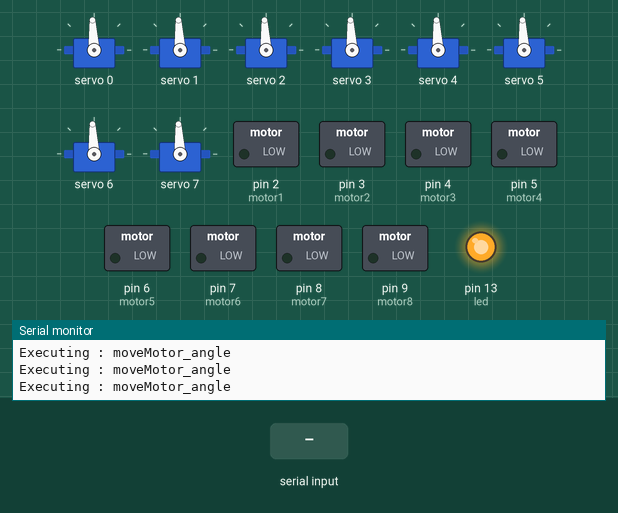
A sketch run on a simulated Arduino Uno, built with avr-gcc and run on an emulated ATmega328P. Shown: 8 × servo, switched loads named in the sketch (green lamp = pin HIGH), output pins drawn as LEDs (lit = HIGH), the last lines printed to the serial monitor. Inputs (shaded band) come from the test bench.

Above: at 1.4 s.
1.5 s: "F" received over Serial
At 3.6 s:
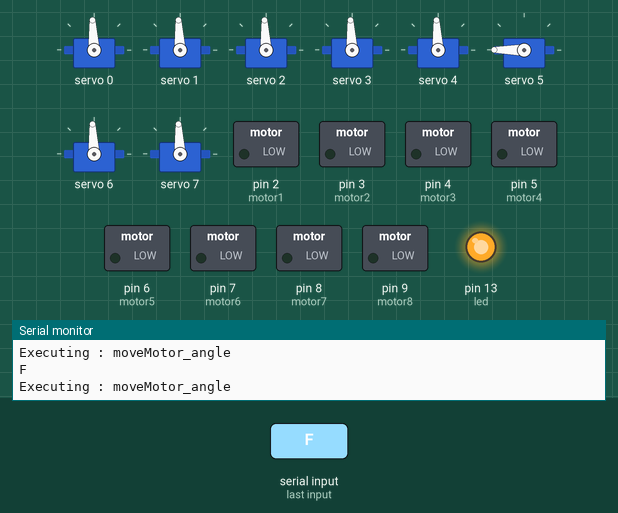
4.5 s: "G" received over Serial
At 6.6 s:
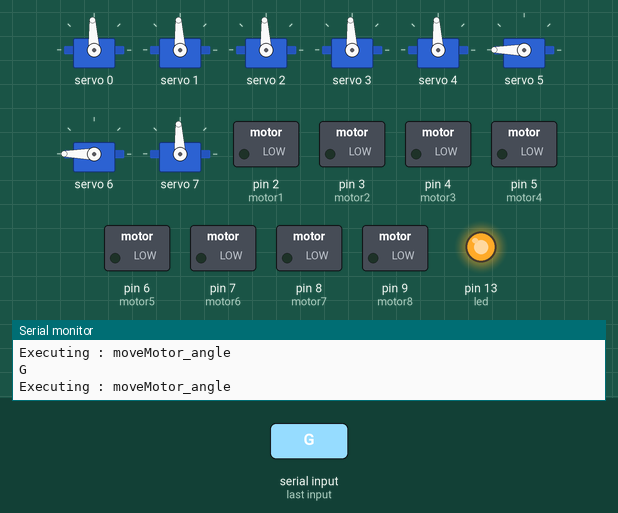
7.5 s: "H" received over Serial
At 9.6 s:
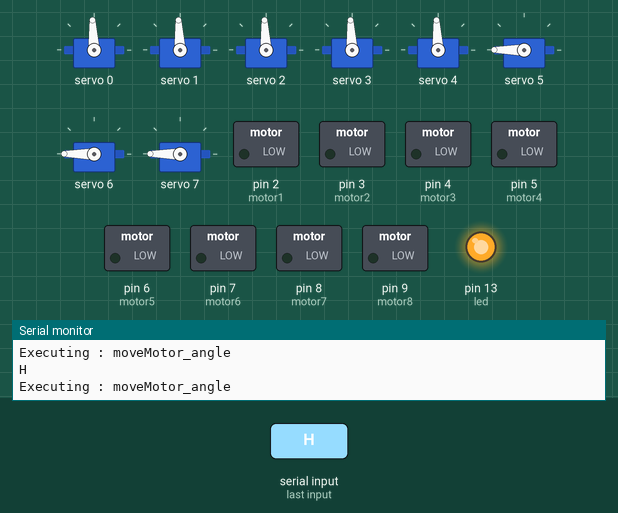
10.5 s: "8" received over Serial
At 12.6 s:
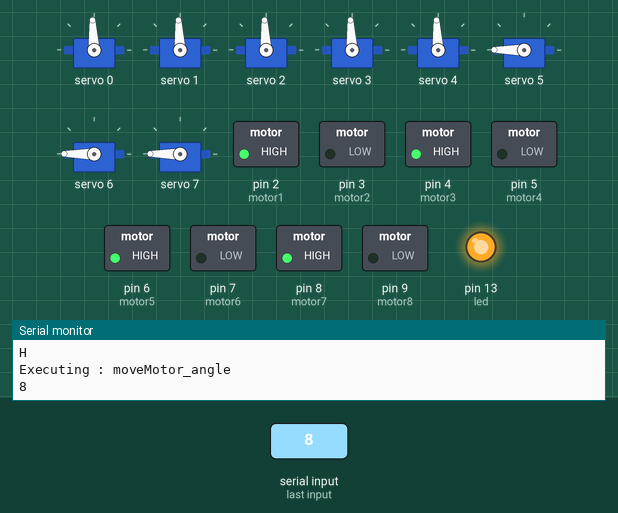
13.5 s: "A90\n" received over Serial
At 15.6 s:
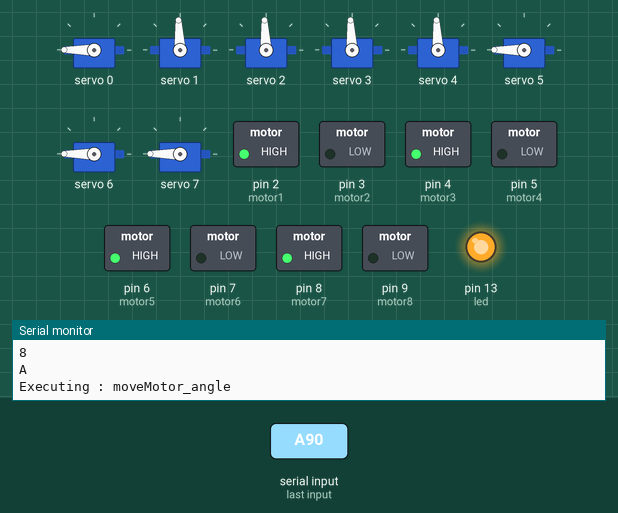
16.5 s: "B90\n" received over Serial
At 18.6 s:
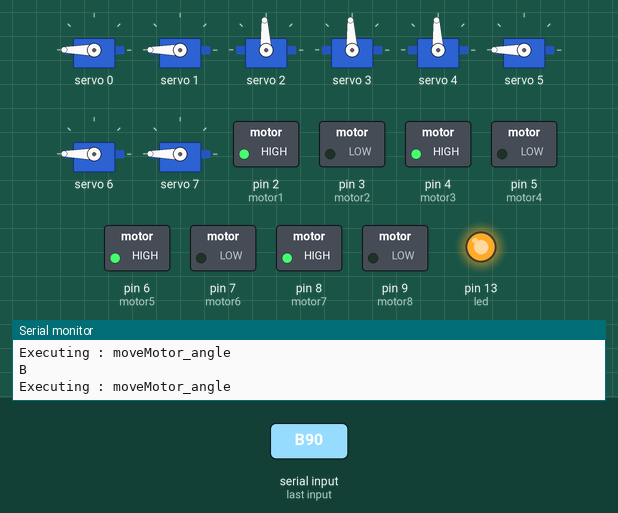
Timing chart, 0 to 20.5 s (numbered marks = the images above; inputs shaded):
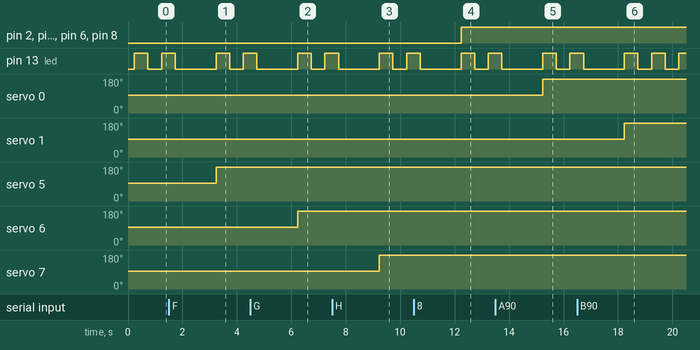

Measured:
- after the input at 1.5 s, servo 5: 93° → 180° after 1.7 s
- after the input at 4.5 s, servo 6: 93° → 180° after 1.7 s
- after the input at 7.5 s, servo 7: 93° → 180° after 1.7 s
- after the input at 10.5 s, pin 2 (motor1), pin 4 (motor3), pin 6 (motor5), pin 8 (motor7): LOW → HIGH after 1.7 s
- after the input at 13.5 s, servo 0: 93° → 180° after 1.7 s
- after the input at 16.5 s, servo 1: 93° → 180° after 1.7 s
- by itself, pin 13 (led): repeats every 1.0 s: HIGH 0.50 s, LOW 0.50 s

The sketch:

Firmware_BottomTest.ino
```cpp
//Inker Husky Firmware BottomTest
//@Author Akhil P Jacob
#include <Wire.h>
#include <Adafruit_PWMServoDriver.h>
int led=13;

#define MIN_PULSE_WIDTH       650
#define MAX_PULSE_WIDTH       2350
#define FREQUENCY             50

Adafruit_PWMServoDriver pwm = Adafruit_PWMServoDriver();

//Servo Motor initialization

int A = 0;
int B = 1;
int C = 2;
int D = 3;
int E = 4;
int F = 5;
int G = 6;
int H = 7;
int pos1;
int pos2=90;
int pos3=10;

int motor1=2;
int motor2=3;
int motor3=4;
int motor4=5;
int motor5=6;
int motor6=7;
int motor7=8;
int motor8=9;

String action;

void setup()
{
    pwm.begin();
    pwm.setPWMFreq(FREQUENCY);
    Serial.begin(9600);
    Serial.println("*************Inker Husky Actuator Tester************* ");
    pinMode(led,OUTPUT);
    pinMode(motor1,OUTPUT);
    pinMode(motor2,OUTPUT);
    pinMode(motor3,OUTPUT);
    pinMode(motor4,OUTPUT);
    pinMode(motor5,OUTPUT);
    pinMode(motor6,OUTPUT);
    pinMode(motor7,OUTPUT);
    pinMode(motor8,OUTPUT);


     moveMotor_angle(90, A);
      moveMotor_angle(90, B);
      moveMotor_angle(90, C);
      moveMotor_angle(90, D);
      moveMotor_angle(90, E);
      moveMotor_angle(90, F);
      moveMotor_angle(90, G);
      moveMotor_angle(90, H);
}


void moveMotor_angle(int controlIn, int motorOut)
{
  Serial.println("Executing : moveMotor_angle");
  int pulse_wide, pulse_width, potVal;

  // Read values from potentiometer


  // Convert to pulse width
  pulse_wide = map(controlIn, 0, 180, MIN_PULSE_WIDTH, MAX_PULSE_WIDTH);
  pulse_width = int(float(pulse_wide) / 1000000 * FREQUENCY * 4096);

  //Control Motor
  pwm.setPWM(motorOut, 0, pulse_width);


}


void loop()
{
    digitalWrite(led,HIGH);
    delay(500);
    digitalWrite(led,LOW);
    delay(500);


    if(Serial.available()>0)
 {
    action=Serial.readString();
    action.trim();

      char check=action[0];
      int check2=action[1]-48;
      int check3=action[2]-48;
      int check4=action[3]-48;
      int angle=0;
      angle=check2*10+check3;
      angle=angle*10+check4;
      Serial.println(check);


    if(check=='A')
       {
         moveMotor_angle(angle, A);
       }
    else if(check=='B')
       {
          moveMotor_angle(angle, B);
       }
    else if(check=='C')
       {
         moveMotor_angle(angle, C);
       }
    else if(check=='D')
       {
         moveMotor_angle(angle, D);
       }
    else if(check=='E')
       {
         moveMotor_angle(angle, E);
       }
    else if(check=='F')
       {
         moveMotor_angle(angle, F);
       }
    else if(check=='G')
       {
         moveMotor_angle(angle, G);
       }
    else if(check=='H')
       {
         moveMotor_angle(angle, H);
       }

    else if(check=='8')
       {
         digitalWrite(motor1,HIGH);
         digitalWrite(motor2,LOW);

         digitalWrite(motor3,HIGH);
         digitalWrite(motor4,LOW);

         digitalWrite(motor5,HIGH);
         digitalWrite(motor6,LOW);

         digitalWrite(motor7,HIGH);
         digitalWrite(motor8,LOW);
       }

      else if(check=='2')
       {
         digitalWrite(motor1,LOW);
         digitalWrite(motor2,HIGH);

         digitalWrite(motor3,LOW);
         digitalWrite(motor4,HIGH);

         digitalWrite(motor5,LOW);
         digitalWrite(motor6,HIGH);

         digitalWrite(motor7,LOW);
         digitalWrite(motor8,HIGH);
       }

      else if(check=='4')
       {
         digitalWrite(motor1,LOW);
         digitalWrite(motor2,HIGH);

         digitalWrite(motor3,HIGH);
         digitalWrite(motor4,LOW);

         digitalWrite(motor5,LOW);
         digitalWrite(motor6,HIGH);

         digitalWrite(motor7,HIGH);
         digitalWrite(motor8,LOW);
       }

      else if(check=='6')
       {
         digitalWrite(motor1,HIGH);
         digitalWrite(motor2,LOW);

         digitalWrite(motor3,LOW);
         digitalWrite(motor4,HIGH);

         digitalWrite(motor5,HIGH);
         digitalWrite(motor6,LOW);

         digitalWrite(motor7,LOW);
         digitalWrite(motor8,HIGH);
       }

      else if(check=='5')
       {
         digitalWrite(motor1,LOW);
         digitalWrite(motor2,LOW);

         digitalWrite(motor3,LOW);
         digitalWrite(motor4,LOW);

         digitalWrite(motor5,LOW);
         digitalWrite(motor6,LOW);

         digitalWrite(motor7,LOW);
         digitalWrite(motor8,LOW);
       }

   else if(check=='x')//sitting
       {
         for(pos1=90;pos1>=10;pos1-=1)
         {
          moveMotor_angle(pos1, C);
          moveMotor_angle(pos1, B);
          moveMotor_angle(pos1, E);
          moveMotor_angle(pos1, H);


          int finalVal=pos2++;

          moveMotor_angle(pos2, A);
          moveMotor_angle(pos2, D);
          moveMotor_angle(pos2, F);
          moveMotor_angle(pos2, G);

            delay(2);

         }


       }

   else if(check=='y')//standing
       {
          pos1=90;
          moveMotor_angle(90, C);
          moveMotor_angle(90, B);
          moveMotor_angle(90, E);
          moveMotor_angle(90, H);
          moveMotor_angle(90, A);
          moveMotor_angle(90, D);
          moveMotor_angle(90, F);
          moveMotor_angle(90, G);

       }


 }

}


void stop()
{

}
```
